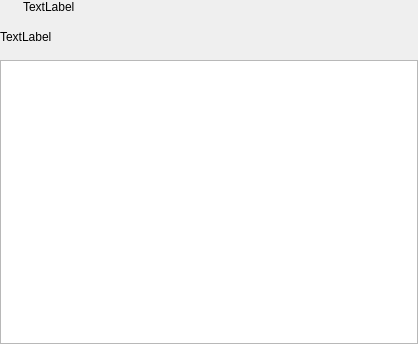
<?xml version="1.0" encoding="UTF-8"?>
<ui version="4.0">
 <class>TreeConfirmation</class>
 <widget class="QWidget" name="TreeConfirmation">
  <property name="geometry">
   <rect>
    <x>0</x>
    <y>0</y>
    <width>418</width>
    <height>344</height>
   </rect>
  </property>
  <property name="windowTitle">
   <string>Form</string>
  </property>
  <layout class="QVBoxLayout" name="verticalLayout">
   <property name="spacing">
    <number>16</number>
   </property>
   <property name="leftMargin">
    <number>0</number>
   </property>
   <property name="topMargin">
    <number>0</number>
   </property>
   <property name="rightMargin">
    <number>0</number>
   </property>
   <property name="bottomMargin">
    <number>0</number>
   </property>
   <item>
    <layout class="QHBoxLayout" name="horizontalLayout">
     <item>
      <widget class="QLabel" name="label">
       <property name="sizePolicy">
        <sizepolicy hsizetype="Minimum" vsizetype="Preferred">
         <horstretch>0</horstretch>
         <verstretch>0</verstretch>
        </sizepolicy>
       </property>
       <property name="text">
        <string/>
       </property>
       <property name="pixmap">
        <pixmap resource="../../../resource.qrc">:/resource/icons/icon_warning@2x.png</pixmap>
       </property>
      </widget>
     </item>
     <item>
      <widget class="QLabel" name="phraseLabel">
       <property name="sizePolicy">
        <sizepolicy hsizetype="Expanding" vsizetype="Preferred">
         <horstretch>0</horstretch>
         <verstretch>0</verstretch>
        </sizepolicy>
       </property>
       <property name="text">
        <string>TextLabel</string>
       </property>
       <property name="wordWrap">
        <bool>true</bool>
       </property>
      </widget>
     </item>
    </layout>
   </item>
   <item>
    <widget class="QLabel" name="chromatogrammCountLabel">
     <property name="text">
      <string>TextLabel</string>
     </property>
    </widget>
   </item>
   <item>
    <widget class="QTreeView" name="treeView">
     <property name="minimumSize">
      <size>
       <width>400</width>
       <height>278</height>
      </size>
     </property>
     <property name="contextMenuPolicy">
      <enum>Qt::CustomContextMenu</enum>
     </property>
     <property name="sizeAdjustPolicy">
      <enum>QAbstractScrollArea::AdjustToContentsOnFirstShow</enum>
     </property>
     <attribute name="headerVisible">
      <bool>false</bool>
     </attribute>
    </widget>
   </item>
  </layout>
 </widget>
 <resources>
  <include location="../../../resource.qrc"/>
 </resources>
 <connections/>
</ui>
